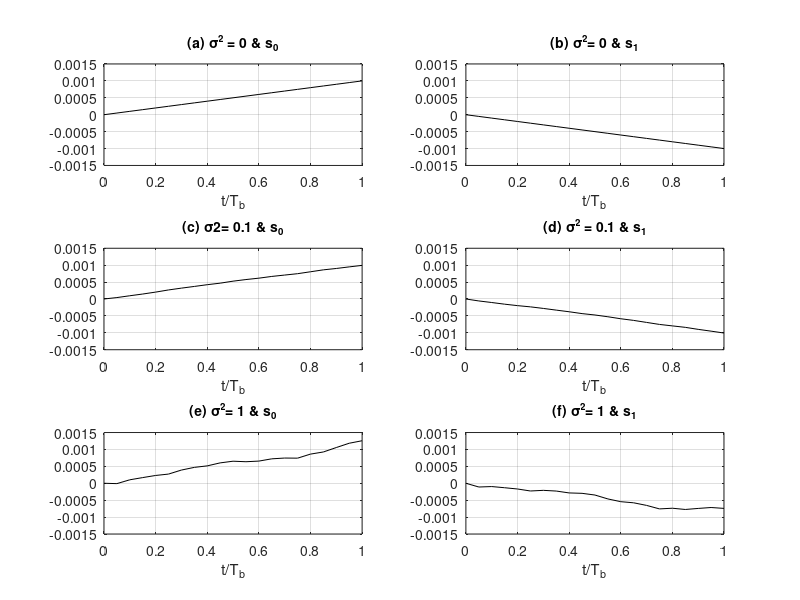

MATLAB code for this plot:
% Inicialização:
K = 20; % Número de amostras por bit

% Período de bit
Tb = 1/1000;

%% Período de amostragem
fs = K/Tb;
Ts = 1/fs;

% vector dos tempos
t = [0:Ts:Tb];

% Definição das formas de onda:
A = 1;

s_0 = A*ones(1, K); % forma de onda do símbolo "0": impulso positivo <----

s_1 = -s_0; % forma de onda do símbolo "1"

% Inicialização dos vectores de saída
x = zeros(1,K);
y = zeros(1,K);


% Resposta do filtro óptimo

h_opt = s_0(end:-1:1);

% Case 1: noise-N(O,O)
noise = random('Normal', 0, 0, 1, K);

% Sub-case s = s_0:
s = s_0;

x = s+noise;

% Resposta do filtro adaptado
% O factor Ts resulta da conversão da convolução contínua para discreta
y = Ts*conv(x,h_opt);


% Plotting the results:
subplot(3,2,1)
plot(t/Tb,[0 y(1:K)],'-k')
title('(a) \sigma^2 = 0 & s_0','fontsize',10)
xlabel('t/T_b')
axis([0 1 -1.5e-3 1.5e-3])
grid

% Sub-case s = s_1:
s=s_1;

x=s+noise;

y=Ts*conv(x,h_opt);

% Plotting the results:
subplot(3,2,2)
plot(t/Tb,[0 y(1:K)],'-k')
title('(b) \sigma^2= 0 & s_1','fontsize',10)
xlabel('t/T_b')
axis([0 1 -1.5e-3 1.5e-3])
grid

%____________________________________________________

% Case 2: noise-N(0,0.1) %sigma = 0.1
noise=random('Normal', 0, 0.1, 1, K);


% Sub-case s = s_0:
s = s_0;

x = s+noise;

y = Ts*conv(x,h_opt);

% Plotting the results:
subplot(3,2,3)
plot(t/Tb,[0 y(1:K)],'-k')
title('(c) \sigma2= 0.1 & s_{0}','fontsize',10) %
xlabel('t/T_b')
axis([0 1 -1.5e-3 1.5e-3])
grid

%Sub-case s = s_1:
s = s_1;

x = s+noise; % received signal <----

y = Ts*conv(x,h_opt);

% Plotting the results:
subplot(3,2,4)
plot(t/Tb,[0 y(1:K)],'-k')
title('(d) \sigma^2 = 0.1 & s_1','fontsize',10)
xlabel('t/T_b')
axis([0 1 -1.5e-3 1.5e-3])
grid

%___________________________________________________
% Case 3: noise-N(O,1), sigma = 1
noise = random('Normal', 0, 1, 1, K);

% Sub-case s = s_0:
s = s_0;

x = s + noise;

y = Ts*conv(x,h_opt);

% Plotting the results:
subplot(3,2,5)
plot(t/Tb,[0 y(1 :K)],'-k')
title('(e) \sigma^2= 1 & s_0','fontsize',10)
xlabel('t/T_b')
axis([0 1 -1.5e-3 1.5e-3])
grid

% Sub-case s = s_1:
s = s_1;

x=s + noise;

y=Ts*conv(x,h_opt);

% Plotting the results:
subplot(3,2,6)
plot(t/Tb,[0 y(1 :K)],'-k')
title('(f) \sigma^2= 1 & s_{1}','fontsize',10)
xlabel('t/T_b')
axis([0 1 -1.5e-3 1.5e-3])
grid

% Questões
fprintf('Qual o instante ideal de amostragem?\n')

Q1 = Tb;

fprintf('Q1 =%g (s)\n',Q1)


fprintf('Sem ruído adicionado qual o valor da forma de onda no instante de amostragem?\n')

%símbolo s0
Q2_s0 =  1e-3;
fprintf('Q_s0 =%g\n',Q2_s0')


Q2_s1 = -1e-3;
fprintf('Q_s1 =%g\n',Q2_s1')

fprintf('Admitindo que o ruído nos níveis "0" e "1" são iguais e que ocorrem igual probabilidade, qual o valor óptimo para o nível de decisão?\n')

Q3 = 0;
fprintf('Q_3 =%g\n',Q3')

fprintf('Se o ruído do nível "1" for 2x superior ao ruído do nível "0", calcule neste caso o valor óptimo do nível de decisão\n')

sigma0 = 0.25;
sigma1 = 2*0.25;
Q4 = ((2^(1/2)*(3*log(2) + 32)^(1/2))/6 - 5/3);
fprintf('Q4 =%g\n',Q4')
